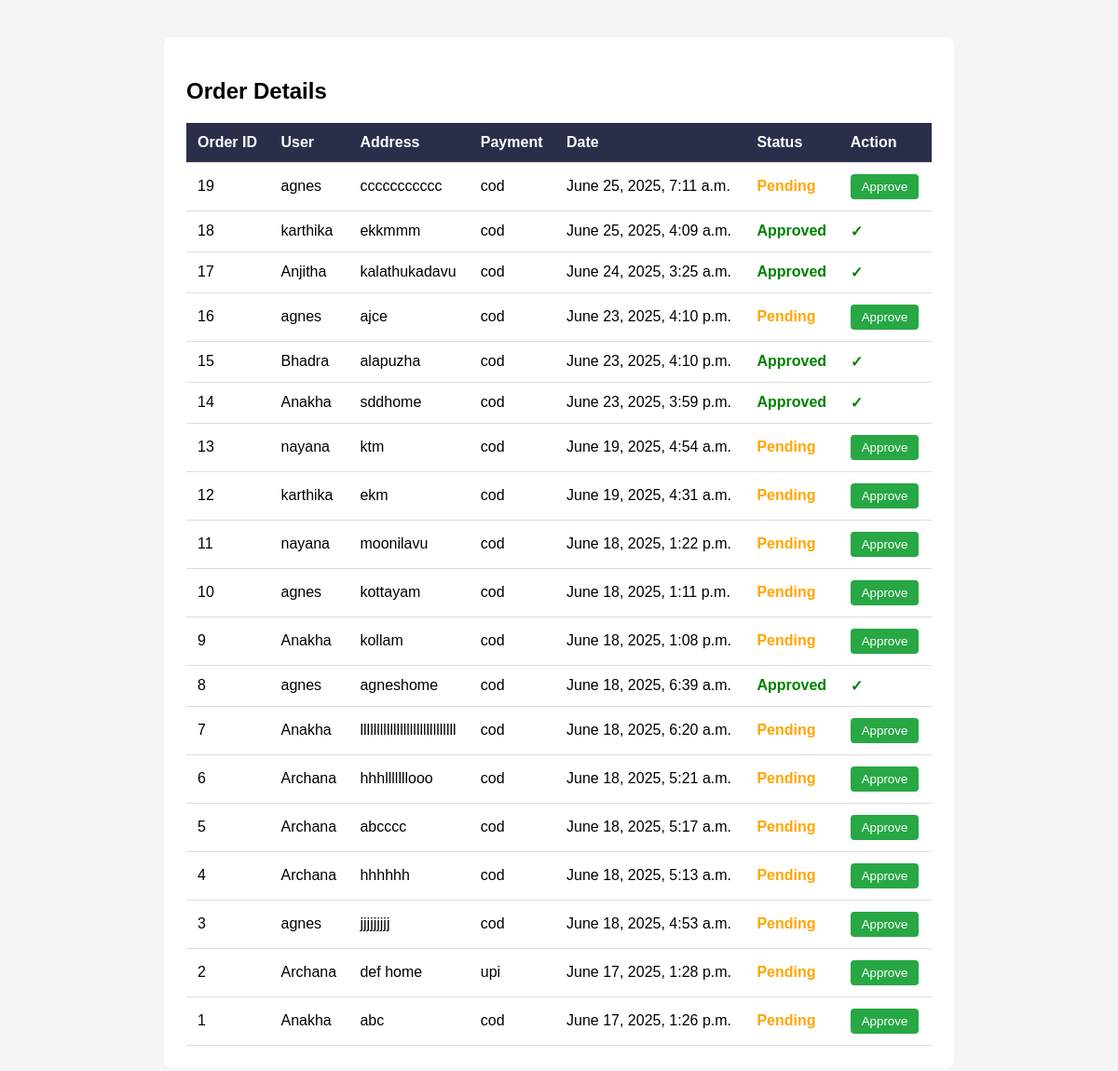
Screenshot of /orders_detail/ (signed in) with the database file from the repository.
### client_app/models.py (models this page shows)
class Orders_detail(models.Model):
    user = models.ForeignKey(User, on_delete=models.CASCADE)
    address = models.TextField()
    payment_method = models.CharField(max_length=50)
    created_at = models.DateTimeField(auto_now_add=True)
    status = models.CharField(max_length=20, default='pending')

### client_app/views.py (the view)
# urls.py: path('orders_detail/', views.orders_detail, name='orders_detail'),
@login_required
def orders_detail(request):
    orders = Orders_detail.objects.all().order_by('-id')  # or filter by user if needed
    return render(request, 'orders_detail.html', {'orders': orders})

### client_app/templates/orders_detail.html (shortened to what this page needs)
<!DOCTYPE html>
<html>
<head>
</head>
<body>
  <div class="container">
    <h2>Order Details</h2>
    <table>
      <tr>
        <th>Order ID</th>
        <th>User</th>
        <th>Address</th>
        <th>Payment</th>
        <th>Date</th>
        <th>Status</th>
        <th>Action</th>
      </tr>
      {% for order in orders %}
      <tr>
        <td>{{ order.id }}</td>
        <td>{{ order.user }}</td>
        <td>{{ order.address }}</td>
        <td>{{ order.payment_method }}</td>
        <td>{{ order.created_at }}</td>
        <td>
          {% if order.status == "approved" %}
            <span class="approved">Approved</span>
          {% else %}
            <span class="pending">Pending</span>
          {% endif %}
        </td>
        <td>
          {% if order.status == "pending" %}
            <form method="post" action="{% url 'approve_order' order.id %}">
              <button type="submit" class="btn-approve">Approve</button>
            </form>
          {% else %}
            <span class="approved">&#10003;</span>
          {% endif %}
        </td>
      </tr>
      {% empty %}
      <tr>
        <td colspan="7">No orders found.</td>
      </tr>
      {% endfor %}
    </table>
  </div>
</body>
</html>

### client_app/templates/orders_detail.html (style rules this page uses)
body { font-family: Arial, sans-serif; background: #f5f5f5; }
.container { max-width: 800px; margin: 40px auto; background: #fff; padding: 24px; border-radius: 8px; }
table { width: 100%; border-collapse: collapse; }
th, td { padding: 12px; border-bottom: 1px solid #ddd; text-align: left; }
th { background: #2b2e4a; color: #fff; }
.btn-approve { background: #28a745; color: #fff; border: none; padding: 6px 12px; border-radius: 4px; cursor: pointer; }
.approved { color: green; font-weight: bold; }
.pending { color: orange; font-weight: bold; }

### rows the page displays
Orders_detail: id "19", user "agnes", address "ccccccccccc", payment_method "cod", created_at "June 25, 2025, 7:11 a.m.", status "Pending"
Orders_detail: id "18", user "karthika", address "ekkmmm", payment_method "cod", created_at "June 25, 2025, 4:09 a.m.", status "Approved"
Orders_detail: id "17", user "Anjitha", address "kalathukadavu", payment_method "cod", created_at "June 24, 2025, 3:25 a.m.", status "Approved"
Orders_detail: id "16", user "agnes", address "ajce", payment_method "cod", created_at "June 23, 2025, 4:10 p.m.", status "Pending"
Orders_detail: id "15", user "Bhadra", address "alapuzha", payment_method "cod", created_at "June 23, 2025, 4:10 p.m.", status "Approved"
Orders_detail: id "14", user "Anakha", address "sddhome", payment_method "cod", created_at "June 23, 2025, 3:59 p.m.", status "Approved"
Orders_detail: id "13", user "nayana", address "ktm", payment_method "cod", created_at "June 19, 2025, 4:54 a.m.", status "Pending"
Orders_detail: id "12", user "karthika", address "ekm", payment_method "cod", created_at "June 19, 2025, 4:31 a.m.", status "Pending"
Orders_detail: id "11", user "nayana", address "moonilavu", payment_method "cod", created_at "June 18, 2025, 1:22 p.m.", status "Pending"
Orders_detail: id "10", user "agnes", address "kottayam", payment_method "cod", created_at "June 18, 2025, 1:11 p.m.", status "Pending"
Orders_detail: id "9", user "Anakha", address "kollam", payment_method "cod", created_at "June 18, 2025, 1:08 p.m.", status "Pending"
Orders_detail: id "8", user "agnes", address "agneshome", payment_method "cod", created_at "June 18, 2025, 6:39 a.m.", status "Approved"
Orders_detail: id "7", user "Anakha", address "lllllllllllllllllllllllllllll", payment_method "cod", created_at "June 18, 2025, 6:20 a.m.", status "Pending"
Orders_detail: id "6", user "Archana", address "hhhlllllllooo", payment_method "cod", created_at "June 18, 2025, 5:21 a.m.", status "Pending"
Orders_detail: id "5", user "Archana", address "abcccc", payment_method "cod", created_at "June 18, 2025, 5:17 a.m.", status "Pending"
Orders_detail: id "4", user "Archana", address "hhhhhh", payment_method "cod", created_at "June 18, 2025, 5:13 a.m.", status "Pending"
Orders_detail: id "3", user "agnes", address "jjjjjjjjj", payment_method "cod", created_at "June 18, 2025, 4:53 a.m.", status "Pending"
Orders_detail: id "2", user "Archana", address "def home", payment_method "upi", created_at "June 17, 2025, 1:28 p.m.", status "Pending"
Orders_detail: id "1", user "Anakha", address "abc", payment_method "cod", created_at "June 17, 2025, 1:26 p.m.", status "Pending"
